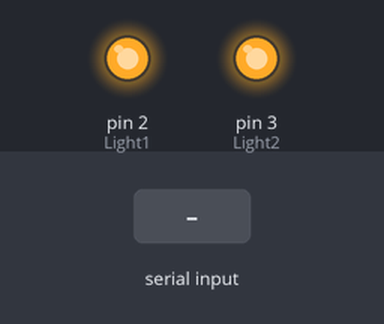
Simulated run of this sketch. Board: Arduino Uno, built with avr-gcc and run on an emulated ATmega328P. Parts: output pins drawn as LEDs (lit = HIGH). Inputs (shaded band) come from the test bench. What the sketch prints to the serial monitor is not drawn.

Above: at 1.2 s.
1.3 s: "turn on light one" received over the second serial link
At 2.5 s:
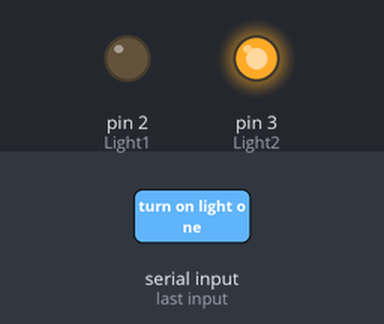
2.8 s: "turn on light two" received over the second serial link
At 3.6 s:
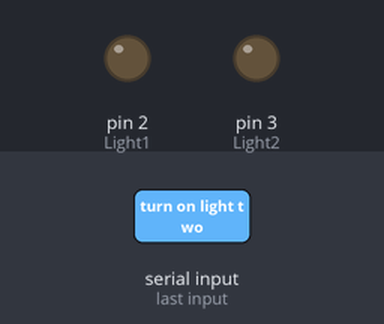
4.3 s: "turn off light one" received over the second serial link
At 4.8 s:
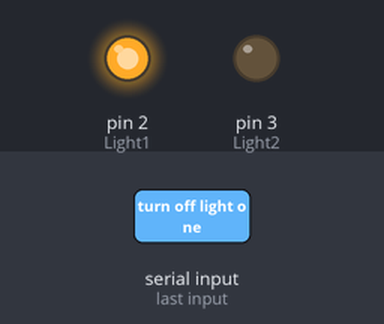
Timing chart, 0 to 7.3 s (numbered marks = the images above; inputs shaded):
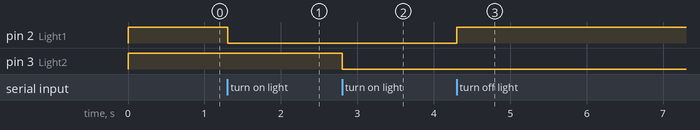

The sketch:

voice_controlled_smart_lights.ino
```cpp
#include<SoftwareSerial.h>
// Define 2 channel relay pins
const int Light1 = 2; // Relay pin 1 (IN1)
const int Light2 = 3;   // Relay pin 2 (IN2)
/* Create object named bt of the class SoftwareSerial */
SoftwareSerial bt(4, 5); /* (Rx,Tx) */

void setup() {
  bt.begin(9600); /* Define baud rate for software serial communication */
  Serial.begin(9600); /* Define baud rate for serial communication */
  // Set Relay pins as OUTPUT
   pinMode(Light1, OUTPUT);
   pinMode(Light2, OUTPUT);
   digitalWrite(Light1, HIGH);
   digitalWrite(Light2, HIGH);
}

void loop() {
  String data="";
  char ch;
  while (bt.available()) /* If data is available on serial port */
    { ch = bt.read(); /* Print character received on to the serial monitor */
      data=data+ch;
    }
   Serial.print(data);
  // Control the devices using voice command
    if ((data == "turn on light one")||(data == "turn on light 1"))               // turn on Device1
    {
      digitalWrite(Light1, LOW);
      delay(200);
    }
    else if ((data == "turn off light one")||(data == "turn off light 1"))          // turn off Device1
    {
      digitalWrite(Light1, HIGH);
      delay(200);
    }
    // Control the devices using voice command
    else if ((data == "turn on light two")||(data == "turn on light to")||(data == "turn on light 2")) // turn on Device2
    {
      digitalWrite(Light2, LOW);
      delay(200);
    }
    else if ((data== "turn off light two")||(data == "turn off light to")||(data == "turn off light 2")) // turn off Device2
    {
      digitalWrite(Light2, HIGH);
      delay(200);
    }
}
```

Measured:
- after the input at 1.3 s, pin 2 (Light1): HIGH → LOW at once
- after the input at 2.8 s, pin 3 (Light2): HIGH → LOW at once
- after the input at 4.3 s, pin 2 (Light1): LOW → HIGH at once
